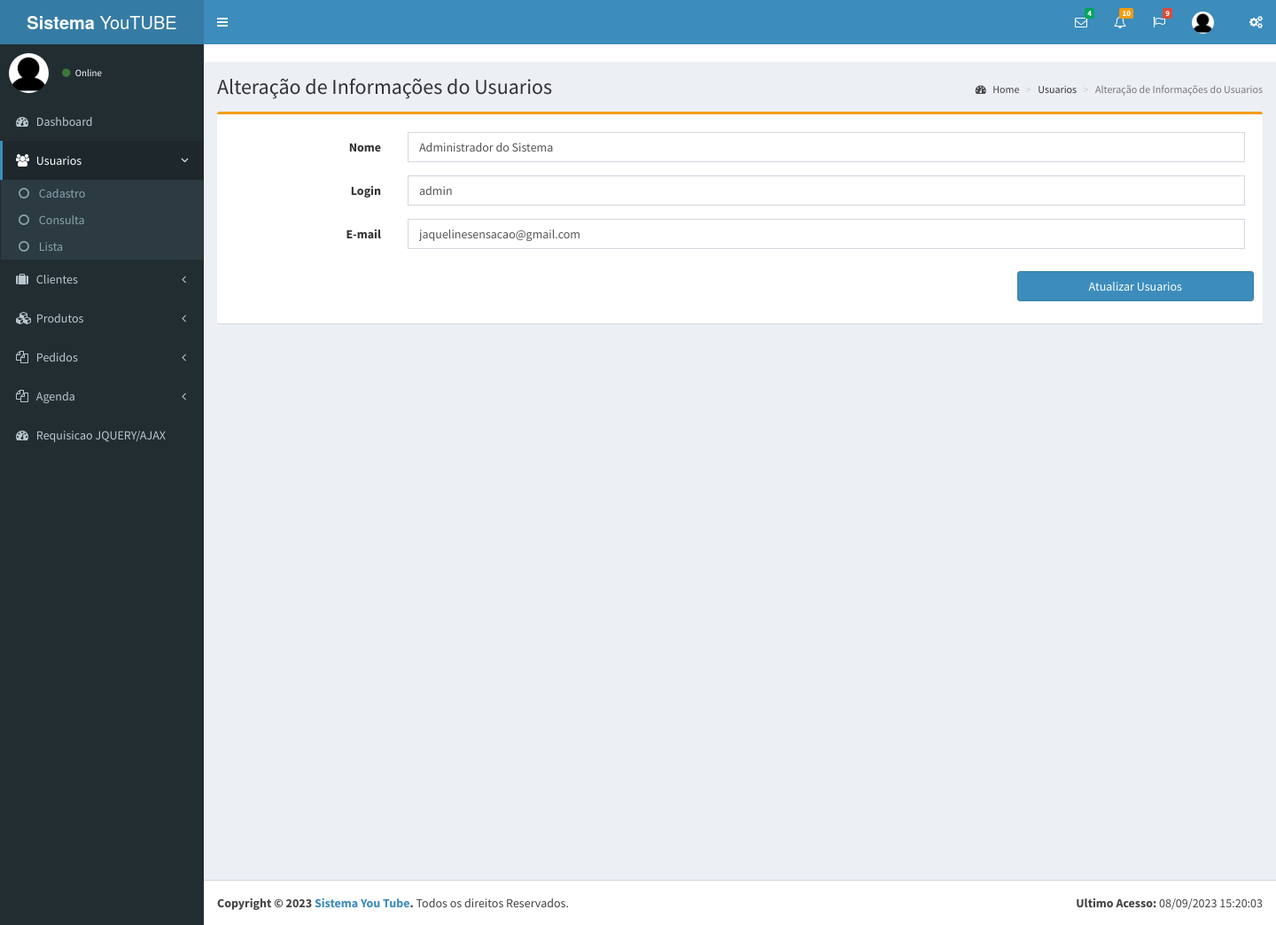
The page /index.php/home/consultausuario?id=1 on the database its author committed.
### tables this page shows
CREATE TABLE `usuarios` (
  `id` int(11) NOT NULL,
  `nome` varchar(100) NOT NULL,
  `login` varchar(15) NOT NULL,
  `email` varchar(100) NOT NULL,
  `senha` varchar(50) NOT NULL,
  `datacadastro` datetime NOT NULL,
  `dataultimoacesso` datetime NOT NULL,
  `status` tinyint(1) NOT NULL,
  `perfilid` int(11) NOT NULL
);

### application/controllers/Home.php (called while the page is built, shortened)
<?php
class Home extends CI_Controller
{
	public function __construct()
	{
		$this->load->helper('url');
		$this->load->library('form_validation');
		$this->load->helper('form');
	}
	function consultausuario()
	{
		$this->load->model('Usuario_model');
		if ($this->input->post()) {
			if ((!empty(trim($this->input->post('nome')))) || (!empty(trim($this->input->post('login')))) || (!empty(trim($this->input->post('email'))))) {
				$dadosusuario['nome'] = $this->input->post('nome');
				$dadosusuario['login'] = $this->input->post('login');
				$dadosusuario['email'] = $this->input->post('email');
				$this->load->model('Usuario_model');
				$resultadousuario = $this->Usuario_model->consultausuario($dadosusuario);
				if ($resultadousuario) {
					$dados['telaativa'] = 'usuarios';
					$dados['resultadoUsuario'] = $resultadousuario;
					$dados['tela'] = 'usuarios/lista_usuario';
					$this->load->view('pages/home', $dados);
				} else {
					$dados['telaativa'] = 'usuarios';
					$dados['msg'] = 'Nenhum Usuário localizado para os dados informados! Tente novamente';
					$dados['tela'] = 'usuarios/lista_usuario';
					$this->load->view('pages/home', $dados);
				}
			} else {
				$dados['telaativa'] = 'usuarios';
				$dados['msg'] = 'Dados Imcompletos! Preencha os dados e tente novamente';
				$dados['tela'] = 'usuarios/form_consulta_usuario';
				$this->load->view('pages/home', $dados);
			}
		} else if ($this->input->get()) {
			if ($this->input->get('id')) {
				$id = (int) $this->input->get('id');
				$this->load->model('Usuario_model');
				$resultadousuarioespecifico = $this->Usuario_model->consultausuarioespecifico($id);
				if ($resultadousuarioespecifico) {
					$dados['telaativa'] = 'usuarios';
					$dados['resultadoUsuarioEspecifico'] = $resultadousuarioespecifico;
					$dados['tela'] = 'usuarios/form_altera_usuario';
					$this->load->view('pages/home', $dados);
				} else {
					$dados['telaativa'] = 'usuarios';
					$dados['msg'] = 'Nenhum Usuário localizado para os dados informados! Tente novamente';
					$dados['tela'] = 'usuarios/lista_usuario';
					$this->load->view('pages/home', $dados);
				}
			}
		} else {
			$dados['telaativa'] = 'usuarios';
			$dados['tela'] = 'usuarios/form_consulta_usuario';
			$this->load->view('pages/home', $dados);
		}
	}
}

### index.php (called while the page is built, shortened)
<?php
require_once BASEPATH.'core/CodeIgniter.php';

### application/models/Usuario_model.php (called while the page is built, shortened)
<?php
class Usuario_model extends CI_Model
{
	function consultausuarioespecifico($id)
	{
		$this->db->select('*');
		$this->db->from('usuarios');
		$this->db->where('id', $id);
		$query = $this->db->get();
		if ($query->num_rows() === 1) {
			return $query->result();
		} else {
			return false;
		}
	}
}

### application/views/pages/usuarios/form_altera_usuario.php (the view, shortened to what this page needs)
<div class="content-wrapper">
	<section class="content-header">
		<h1>Alteração de Informações do Usuarios</h1>
		<ol class="breadcrumb">
			<li><a href="#"><i class="fa fa-dashboard"></i> Home</a></li>
			<li>Usuarios</li>
			<li class="active">Alteração de Informações do Usuarios</li>
		</ol>
	</section>
	<section class="content">
		<div class="row">
			<div class="col-xs-12 col-sm-12 col-lg-12">
				<div class="box box-warning">
					<div class="box-body">
						<form role="form" action="atualizausuario" method="post" class="form-horizontal">
							<div class="box-body">
								<?php
								$nome = '';
								$login = '';
								$email = '';
								if (isset($resultadoUsuarioEspecifico)) {
									foreach ($resultadoUsuarioEspecifico as $user) {
										$nome = $user->nome;
										$login = $user->login;
										$email = $user->email;
									}
								}
								?>
								<div class="form-group">
									<label for="nome" class="col-sm-2 control-label">Nome</label>
									<div class="col-sm-10">
										<input type="text" class="form-control" id="nome" name="nome" placeholder="Informe o nome completo do usuario" value="<?= set_value('nome', $nome); ?>">
									</div>
								</div>
								<div class="form-group">
									<label for="login" class="col-sm-2 control-label">Login</label>
									<div class="col-sm-10">
										<input type="text" class="form-control" id="login" name="login" placeholder="Informe o nome completo do usuario" value="<?= set_value('login', $login); ?>">
									</div>
								</div>
								<div class="form-group">
									<label for="email" class="col-sm-2 control-label">E-mail</label>
									<div class="col-sm-10">
										<input type="email" class="form-control" id="email" name="email" placeholder="Informe o e-mail de contato" value="<?= set_value('email', $email); ?>">
									</div>
								</div>
							</div>
							<div class="form-group">
								<div class="col-xs-12 col-sm-9 col-lg-9">&nbsp;</div>
								<div class="col-xs-12 col-sm-3 col-lg-3">
									<button type="submit" class="btn btn-primary" style="width: 100%">Atualizar Usuarios</button>
								</div>
							</div>
						</form>
					</div>
				</div>
			</div>
		</div>
	</section>
</div>

### rows shown on the page
usuarios: nome "Administrador do Sistema", login "admin", email "jaquelinesensacao@gmail.com"
